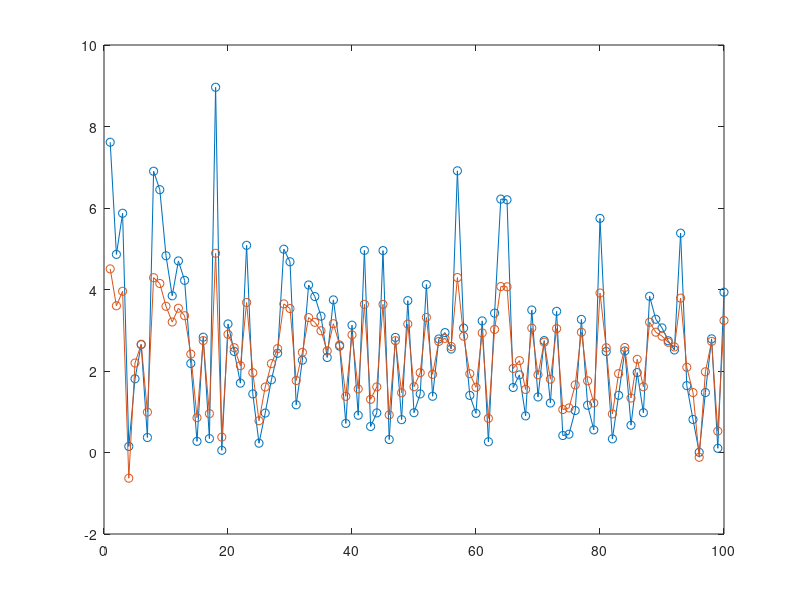

Recreate this plot in MATLAB. (Note: this script raises an error after producing the figure.)
%% Compare Optimal Neyman-Pearson hypothesis test with hueristics derived test
% Spencer Freeman, 10/19/2024
% AOE 5784, Estimation and Filtering
%
% This script solves number 7 of problem set 3 which is highy related to 
% number 1-9 (Bar Shalom) of problem set 1.
% -------------------------------------------------------------------------
clear;clc;close all

disp('HW3-P7')



%% a

alpha = .01;
P = [1 .5; .5 1];

Pinv = inv(P);

e = [1; 1];

Pe = Pinv * e;

sig_beta = sqrt(Pe' * P * Pe); % variance of beta
mu_beta  = 0;                  % mean of beta

beta0 = -norminv(alpha/2, mu_beta, sig_beta); % threshold value


% create sample measurements and assess the test
thetas = 2;% -10:.01:10;
for i = 1:length(thetas)
    theta = thetas(i);         % signal
    m = 100;%100e3;                 % number of samples
    w = mvnrnd([0; 0], P, m)'; % random draw noise terms
    z = theta * e + w;         % noisy samples
    b = z' * Pinv * e;         % test statistic for each sample

    r = nan(m, 1);
    theta_hats = nan(m, 1);
    for j = 1:m
        zu = z(:, j);

        theta_hat = 1/(e'*Pe)*zu'*Pe;
        theta_hats(j) = theta_hat;

        r(j) = 1/2*(zu'*Pinv*zu - ...
            (zu - theta_hat * e)' * Pinv * (zu - theta_hat * e));
    end

    accept_H1_t = r.^2 >= beta0^2; % test hypothesis
    % accept_H1_t = b.^2 >= beta0^2; % test hypothesis
    pw_beta_t(i) = sum(accept_H1_t) / m; % detection rate (power)

    accept_H1 = b.^2 >= beta0^2; % test hypothesis
    % accept_H1 = abs(b) >= beta0; % test hypothesis

    pw_beta(i) = sum(accept_H1) / m; % detection rate (power)
    Power_beta(i) = ...
        normcdf(-beta0,   (theta * e)' * Pinv * e, sig_beta) + ...
        1-normcdf( beta0, (theta * e)' * Pinv * e, sig_beta);

end



%% plotting 
close all

figure; plot(r, '-o', 'LineWidth', .75); hold on; plot(b, '-o'); yline(beta0);grid on

figure;histogram(r*1)
figure;histogram(b.^2)
% 
% figure;histfit(theta_hats)
% pd = fitdist(theta_hats,'Normal')

% CDF's of beta and eta
h = figure;
h.WindowStyle = 'Docked';
plot(thetas, pw_beta, 'o', 'Color', "#0072BD"); hold on
plot(thetas, Power_beta, 'LineWidth', 1.5, 'Color', "#D95319")
% plot(thetas, pw_eta,  "*", 'Color', "#0072BD")
% plot(thetas, Power_eta, '--', 'LineWidth', 1.5, 'Color', "#D95319")
plot(thetas, pw_beta_t, '.', 'Color', "r")

grid on
title('Part a + d')
ylabel('Power')
xlabel('Theta')
legend('Observed-Beta', 'Theory-Beta', 'Observed-Eta', 'Theory-Eta')

% % PDF's for beta
% h = figure;
% h.WindowStyle = 'Docked';
% plot(bs, y0, bs, y1)%, thetas, Power)
% grid on
% title('Part b')
% 
% xline(beta0)
% ylabel('Probability Density')
% xlabel('\beta')
% legend('Theta = 0', 'Theta = 4', 'Threshold \beta')
% 
% % PDF's for eta
% h = figure;
% h.WindowStyle = 'Docked';
% plot(ns, y0_eta, ns, y1_eta)%, thetas, Power)
% grid on
% title('Part e')
% 
% xline(eta0)
% ylabel('Probability Density')
% xlabel('\eta')
% legend('Theta = 0', 'Theta = 4', 'Threshold \eta')










